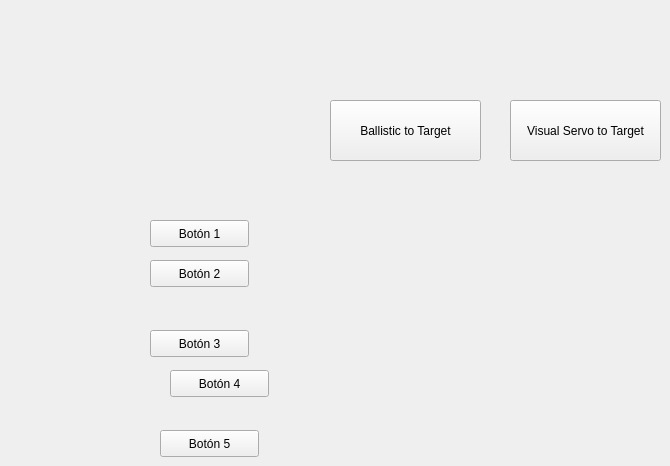
       <widget class="QWidget" name="tabApril">
        <attribute name="title">
         <string>April</string>
        </attribute>
        <widget class="QPushButton" name="aprilSendButton">
         <property name="geometry">
          <rect>
           <x>330</x>
           <y>100</y>
           <width>151</width>
           <height>61</height>
          </rect>
         </property>
         <property name="text">
          <string>Ballistic to Target</string>
         </property>
        </widget>
        <widget class="QPushButton" name="aprilFineButton">
         <property name="geometry">
          <rect>
           <x>510</x>
           <y>100</y>
           <width>151</width>
           <height>61</height>
          </rect>
         </property>
         <property name="text">
          <string>Visual Servo to Target</string>
         </property>
        </widget>
        <widget class="QPushButton" name="boton1">
         <property name="geometry">
          <rect>
           <x>150</x>
           <y>220</y>
           <width>99</width>
           <height>27</height>
          </rect>
         </property>
         <property name="text">
          <string>Botón 1</string>
         </property>
        </widget>
        <widget class="QPushButton" name="boton2">
         <property name="geometry">
          <rect>
           <x>150</x>
           <y>260</y>
           <width>99</width>
           <height>27</height>
          </rect>
         </property>
         <property name="text">
          <string>Botón 2</string>
         </property>
        </widget>
        <widget class="QPushButton" name="boton3">
         <property name="geometry">
          <rect>
           <x>150</x>
           <y>330</y>
           <width>99</width>
           <height>27</height>
          </rect>
         </property>
         <property name="text">
          <string>Botón 3</string>
         </property>
        </widget>
        <widget class="QPushButton" name="boton4">
         <property name="geometry">
          <rect>
           <x>170</x>
           <y>370</y>
           <width>99</width>
           <height>27</height>
          </rect>
         </property>
         <property name="text">
          <string>Botón 4</string>
         </property>
        </widget>
        <widget class="QPushButton" name="boton5">
         <property name="geometry">
          <rect>
           <x>160</x>
           <y>430</y>
           <width>99</width>
           <height>27</height>
          </rect>
         </property>
         <property name="text">
          <string>Botón 5</string>
         </property>
        </widget>
       </widget>
